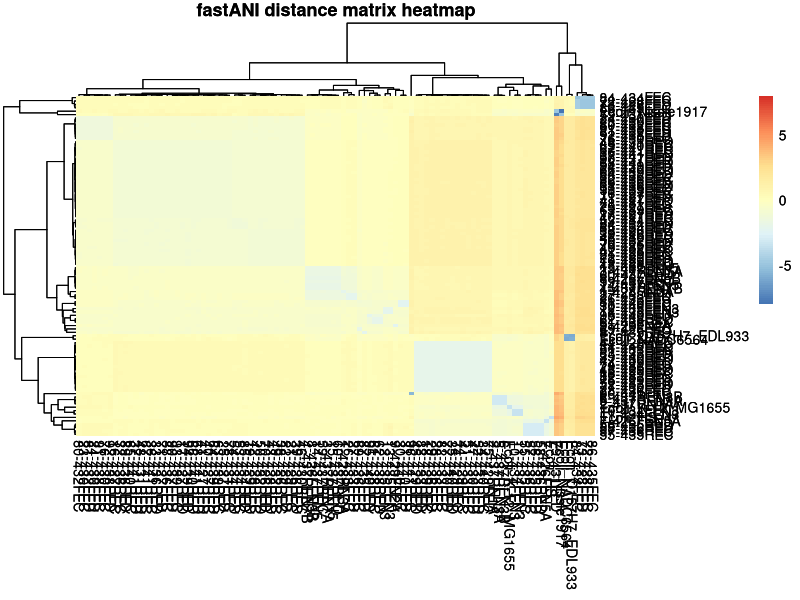
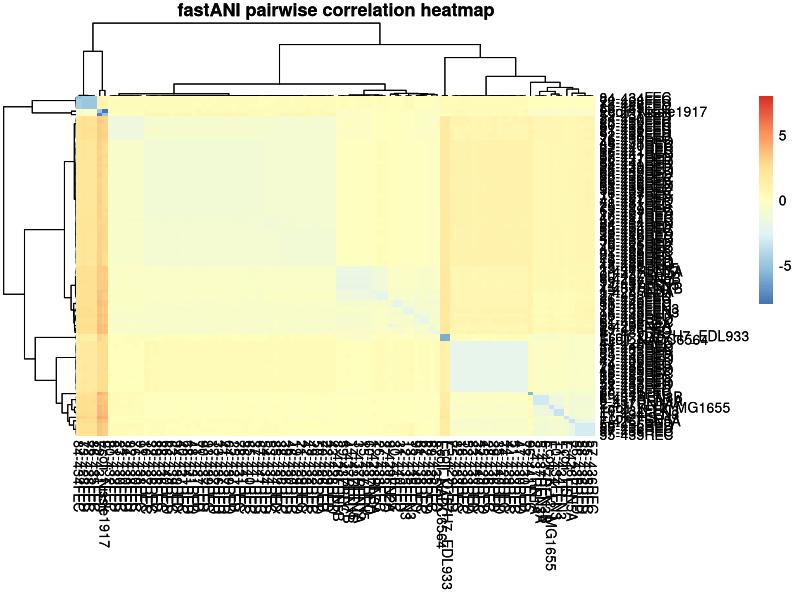
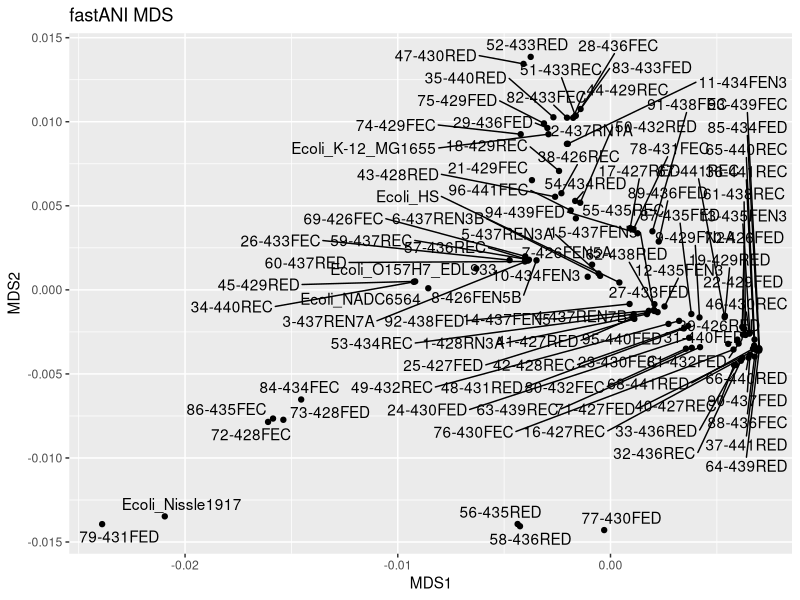
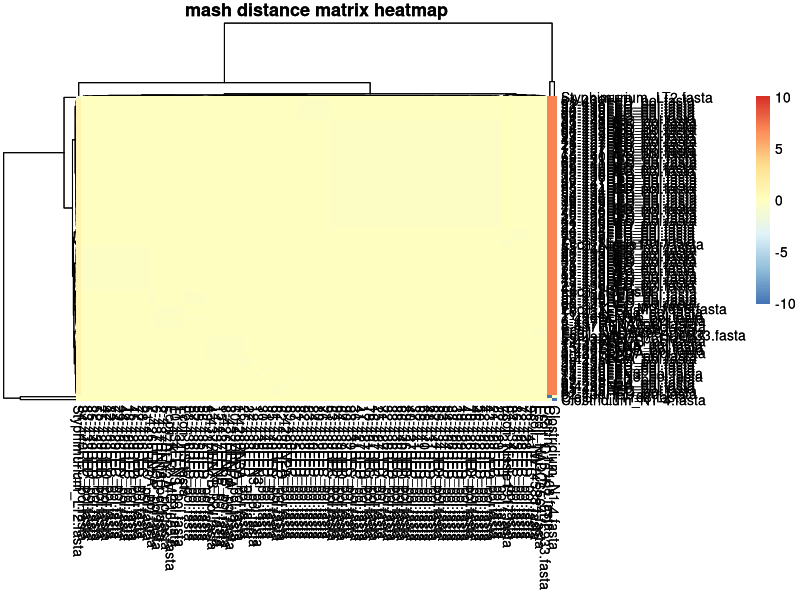
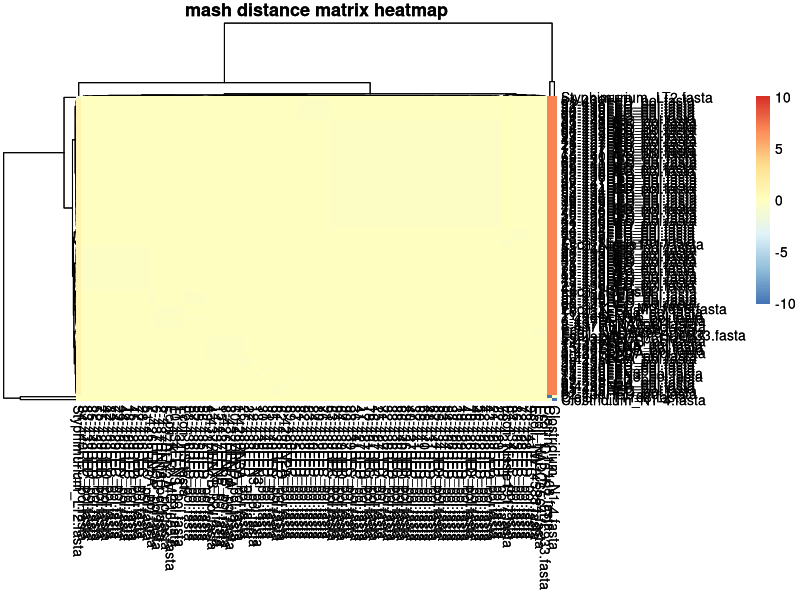
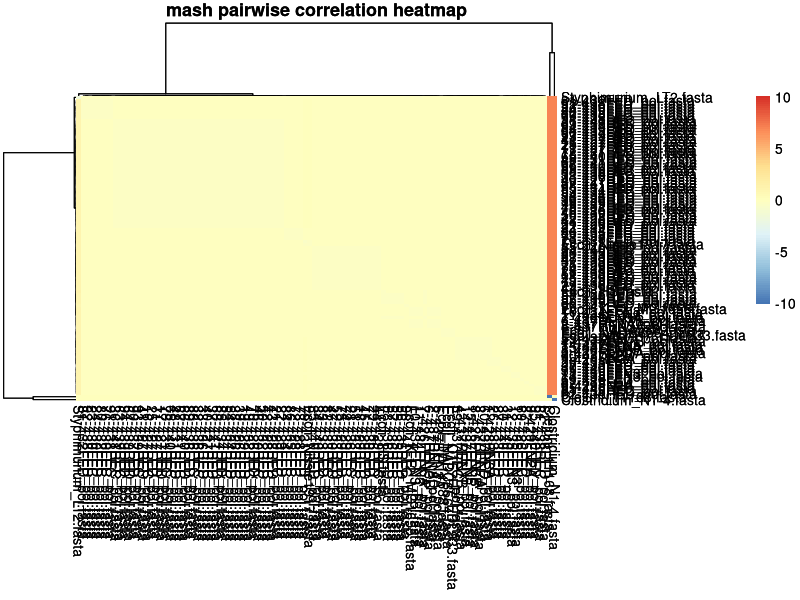
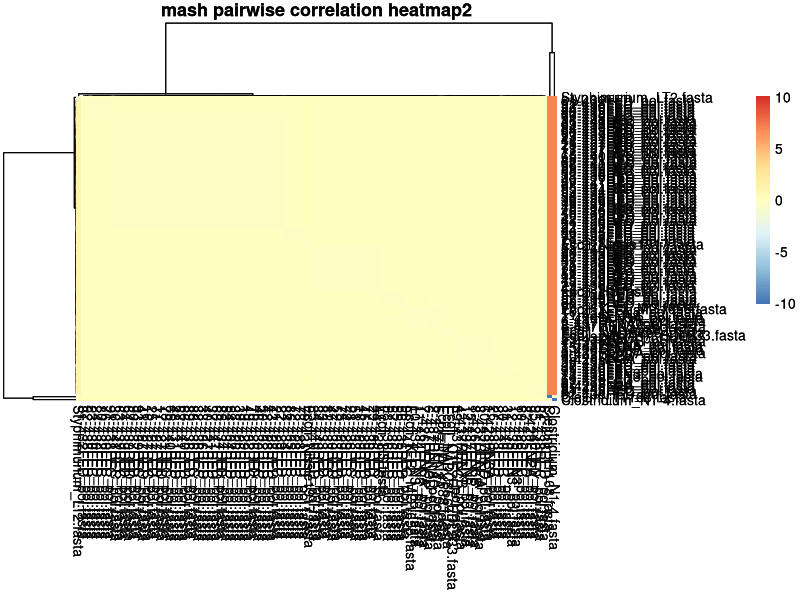
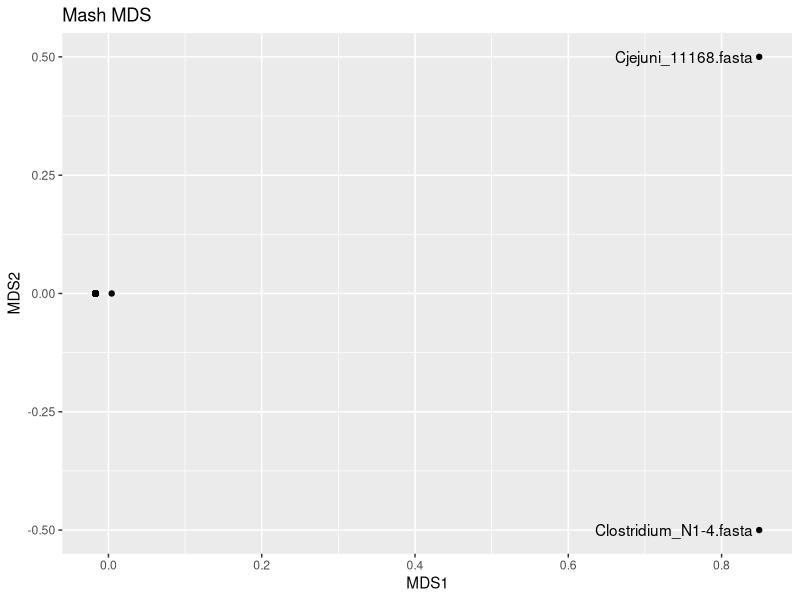

Write the R code that produced these figures, in order. (Note: this script raises an error after producing the figures.)
#!/usr/bin/env Rscript

#####################################################################################################
#FS19C QC - MDS of fastANI and Mash output
#Kathy Mou

#Purpose: Convert ANI pairwise genome-genome similarity calculations of fastANI and mash output to a distance matrix and visualize distance matrices with MDS and heatmaps.

#Load library packages
library(ggplot2)
library(tidyverse)
library(ggrepel) #for geom_text_repel()
library(pheatmap)
library(gtools) #for mixedorder() to sort reference_id numerically, which has mixed numeric and characters

sessionInfo()
#R version 4.0.2 (2020-06-22)

#####################################################################################################

#In mash and fastani files, I removed extra path names (/home/..., _pol.fasta and .fasta) from elements in reference_id and query_id
#in excel before importing distances.tab to R so that distance calculation would work
#Otherwise, it produces errors saying duplicate 'row.names' are not allowed, non-unique values when setting 'row.names'
#fastANI gives you ANI similarity in percentage, mash already did the distance calculation for you (hence the small decimal numbers)
#so you don't need to do distance calculation (1-ANI).
#You will need to convert fastANI ANI percentage values to decimal and then subtract that from 1 to get distance calculation.
#I did a little experiment to see if reordering reference_id of mash file (distance.tab) with mixedorder() would change MDS and
#heatmap structure compared to if I didn't reorder reference_id. In conclusion, no difference, so don't need to reorder reference_id

################################### FastANI ##################################################################
######## Import fastani file, remove orthologous_matches, total_seq_fragments columns ########
fast_tab <- read_tsv('./Files/fs19cfastanioutput2.out.tab', col_names = c("reference_id", "query_id", "ani", "orthologous_matches", "total_seq_fragments")) %>%
  select(-orthologous_matches) %>%
  select(-total_seq_fragments) %>%
  mutate(ani_dist= 1-(ani/100)) %>% #add new ani_dist column to calculate distance
  select(-ani)

######## Make distance matrix ########
fast_dist <- fast_tab %>%
  pivot_wider(names_from = reference_id, values_from=ani_dist) %>%
  column_to_rownames(var='query_id')

######## Heatmap of fastani distance matrix as another way of looking at clustering ########
#Adapted code from: https://www.datanovia.com/en/blog/clustering-using-correlation-as-distance-measures-in-r/
fast_heatmap <- pheatmap(fast_dist, scale = "row", main = "fastANI distance matrix heatmap")
fast_heatmap
ggsave("FS19C_fastani_heatmap.tiff", plot=fast_heatmap, width = 13, height = 14, dpi = 500, units =c("in"))

######## Pairwise correlation between samples ########
#by columns
cols.cor <- cor(fast_dist, use = "pairwise.complete.obs", method='pearson')
#by rows
rows.cor <- cor(t(fast_dist), use = 'pairwise.complete.obs', method='pearson')

######## Plot heatmap of pairwise correlations ########
fast_corr_heatmap <- pheatmap(fast_dist, scale = 'row',
                              clustering_distance_cols = as.dist(1 - cols.cor),
                              clustering_distance_rows = as.dist(1 - rows.cor),
                              main = "fastANI pairwise correlation heatmap")
fast_corr_heatmap
ggsave("FS19C_fastani_correlation_heatmap.tiff", plot=fast_corr_heatmap, width = 11, height = 14, dpi = 500, units =c("in"))

######## Calculate distance for MDS ########
fast_dist2 <- as.dist(fast_dist) #distance matrix computation that computes distances between rows of a data matrix
head(fast_dist2)

######## Generate MDS ########
fast_mds <- cmdscale(fast_dist2) %>% as.data.frame() %>%
  rownames_to_column(var='reference_id')
#cmdscale = classic MDS of a data matrix

######## Plot MDS ########
plot_fast_mds <-
  fast_mds %>% ggplot(aes(x=V1, y=V2)) +
  geom_point()+
  geom_text_repel(aes(label=reference_id), max.overlaps = 50) +
  labs(x='MDS1', y='MDS2') +
  ggtitle("fastANI MDS")
plot_fast_mds
ggsave("FS19C_fastaniMDS.tiff", plot=plot_fast_mds, width = 9, height = 8, dpi = 500, units =c("in"))

############################################ Mash #########################################################
######## Import mash file, add ani_dist column, remove pvalue, matching_hashes columns ########
mash_tab <- read_tsv('./Files/distances_thirdrun.tab', col_names = c("reference_id", "query_id", "ani_dist", "pvalue", "matching_hashes")) %>%
  select(-pvalue) %>%
  select(-matching_hashes)
mash_tab2 <- mash_tab[mixedorder(as.character(mash_tab$reference_id)),] #I reordered reference_id to make samples list in numerical order versus
#ordering like 1, 10-19, 2, 20-29, etc.
#I hoped this could fix FS19C_mash_correlation_heatmap.tiff so that it could list samples on the right of heatmap in the same order as
#FS19C_fastani_correlation_heatmap.tiff. Did not work :(

######## Make distance matrix ########
#mash_dist with mash_tab
mash_dist <- mash_tab %>%
  arrange(reference_id) %>%
  pivot_wider(names_from = reference_id, values_from=ani_dist) %>%
  column_to_rownames(var='query_id')

#mash_dist2 with mash_tab2
mash_dist2 <- mash_tab2 %>%
  arrange(reference_id) %>%
  pivot_wider(names_from = reference_id, values_from=ani_dist) %>%
  column_to_rownames(var='query_id')

######## Heatmap of mash distance matrix as another way of looking at clustering ########
#using mash_dist
mash_heatmap <- pheatmap(mash_dist, scale = "row", main = "mash distance matrix heatmap")
mash_heatmap
ggsave("FS19C_mash_heatmap.tiff", plot=mash_heatmap, width = 13, height = 14, dpi = 500, units =c("in"))

#using mash_dist2
mash_heatmap2 <- pheatmap(mash_dist2, scale = "row", main = "mash distance matrix heatmap")
mash_heatmap2 #looks the same as mash_heatmap

######## Pairwise correlation between samples (columns) ########
#using mash_dist
cols.cor.mash <- cor(mash_dist, use = "pairwise.complete.obs", method='pearson')
#pairwise correlation between samples (rows)
rows.cor.mash <- cor(t(mash_dist), use = 'pairwise.complete.obs', method='pearson')

#using mash_dist2
cols.cor.mash2 <- cor(mash_dist2, use = "pairwise.complete.obs", method='pearson')
#pairwise correlation between samples (rows)
rows.cor.mash2 <- cor(t(mash_dist2), use = 'pairwise.complete.obs', method='pearson')

######## Plot heatmap of pairwise correlations ########
#using mash_dist
mash_corr_heatmap <- pheatmap(mash_dist, scale = 'row',
                              clustering_distance_cols = as.dist(1 - cols.cor.mash),
                              clustering_distance_rows = as.dist(1 - rows.cor.mash),
                              main = "mash pairwise correlation heatmap")
mash_corr_heatmap
ggsave("FS19C_mash_correlation_heatmap.tiff", plot=mash_corr_heatmap, width = 11, height = 14, dpi = 500, units =c("in"))

#using mash_dist2
mash_corr_heatmap2 <- pheatmap(mash_dist2, scale = 'row',
                              clustering_distance_cols = as.dist(1 - cols.cor.mash2),
                              clustering_distance_rows = as.dist(1 - rows.cor.mash2),
                              main = "mash pairwise correlation heatmap2")
mash_corr_heatmap2 #looks the same as mash_corr_heatmap

######## Calculate distance for MDS ########
#using mash_dist
mash_distA <- as.dist(mash_dist) #distance matrix computation that computes distances between rows of a data matrix
head(mash_distA)

#using mash_dist2
mash_distB <- as.dist(mash_dist2) #distance matrix computation that computes distances between rows of a data matrix
head(mash_distB)

######## Generate MDS ########
#using mash_distA
mash_mdsA <- cmdscale(mash_distA) %>% as.data.frame() %>%
  rownames_to_column(var='reference_id')
#cmdscale = classic MDS of a data matrix

#using mash_distB
mash_mdsB <- cmdscale(mash_distB) %>% as.data.frame() %>%
  rownames_to_column(var='reference_id')

######## Plot MDS ########
#using mash_mdsA
plot_mash_mdsA <-
  mash_mdsA %>% ggplot(aes(x=V1, y=V2)) +
  geom_point()+
  geom_text_repel(aes(label=reference_id), max.overlaps = 50) +
  labs(x='MDS1', y='MDS2') +
  ggtitle("Mash MDS")
plot_mash_mdsA
ggsave("FS19C_mashMDS.tiff", plot=plot_mash_mdsA, width = 9, height = 8, dpi = 500, units =c("in"))

#using mash_mdsB
plot_mash_mdsB <-
  mash_mdsB %>% ggplot(aes(x=V1, y=V2)) +
  geom_point()+
  geom_text_repel(aes(label=reference_id), max.overlaps = 50) +
  labs(x='MDS1', y='MDS2') +
  ggtitle("Mash MDS")
plot_mash_mdsB #exact same plot as plot_mash_mdsA
ggsave("FS19C_mashMDS2.tiff", plot=plot_mash_mdsB, width = 9, height = 8, dpi = 500, units =c("in")) #this is a different mashMDS after I used mixedorder on reference_id





###################################### Jules sample code ###############################################################
ani_tab <- read_tsv('./Files/ANIm_percentage_identity.tab') %>%
  pivot_longer(cols = -X1, names_to='genome', values_to='ANI') %>%
  mutate(ani_dist=1-ANI) %>%
  select(-ANI)

ani_dist <- ani_tab %>%
  pivot_wider(names_from = genome, values_from=ani_dist) %>%
  column_to_rownames(var='X1') %>%
  as.dist()

ani_mds <- cmdscale(ani_dist) %>% as.data.frame() %>%
  rownames_to_column(var='genome')

p_mds <-
  ani_mds %>% ggplot(aes(x=V1, y=V2)) +
  geom_point()+
  geom_text_repel(aes(label=genome), max.overlaps = 50) +
  labs(x='MDS1', y='MDS2')

p_mds
